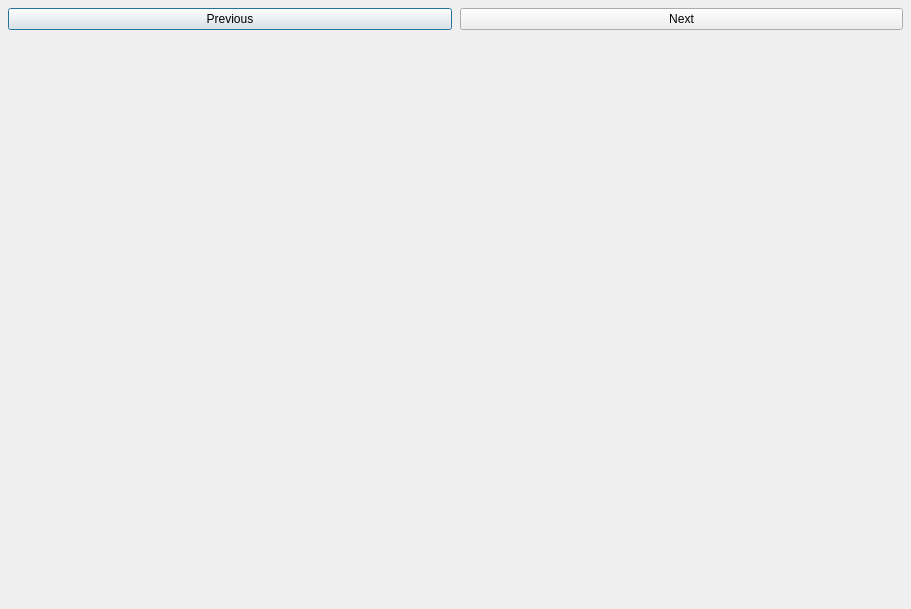
<?xml version="1.0" encoding="UTF-8"?>
<ui version="4.0">
 <class>DataView</class>
 <widget class="QDialog" name="DataView">
  <property name="geometry">
   <rect>
    <x>0</x>
    <y>0</y>
    <width>911</width>
    <height>609</height>
   </rect>
  </property>
  <property name="windowTitle">
   <string>Dialog</string>
  </property>
  <layout class="QVBoxLayout" name="verticalLayout">
   <property name="spacing">
    <number>8</number>
   </property>
   <property name="leftMargin">
    <number>8</number>
   </property>
   <property name="topMargin">
    <number>8</number>
   </property>
   <property name="rightMargin">
    <number>8</number>
   </property>
   <property name="bottomMargin">
    <number>8</number>
   </property>
   <item>
    <layout class="QHBoxLayout" name="horizontalLayout">
     <item>
      <widget class="QPushButton" name="previous">
       <property name="text">
        <string>Previous</string>
       </property>
      </widget>
     </item>
     <item>
      <widget class="QPushButton" name="next">
       <property name="text">
        <string>Next</string>
       </property>
      </widget>
     </item>
    </layout>
   </item>
   <item>
    <widget class="QLabel" name="text">
     <property name="text">
      <string/>
     </property>
    </widget>
   </item>
   <item>
    <widget class="QStackedWidget" name="stacked"/>
   </item>
  </layout>
 </widget>
 <resources/>
 <connections/>
</ui>
